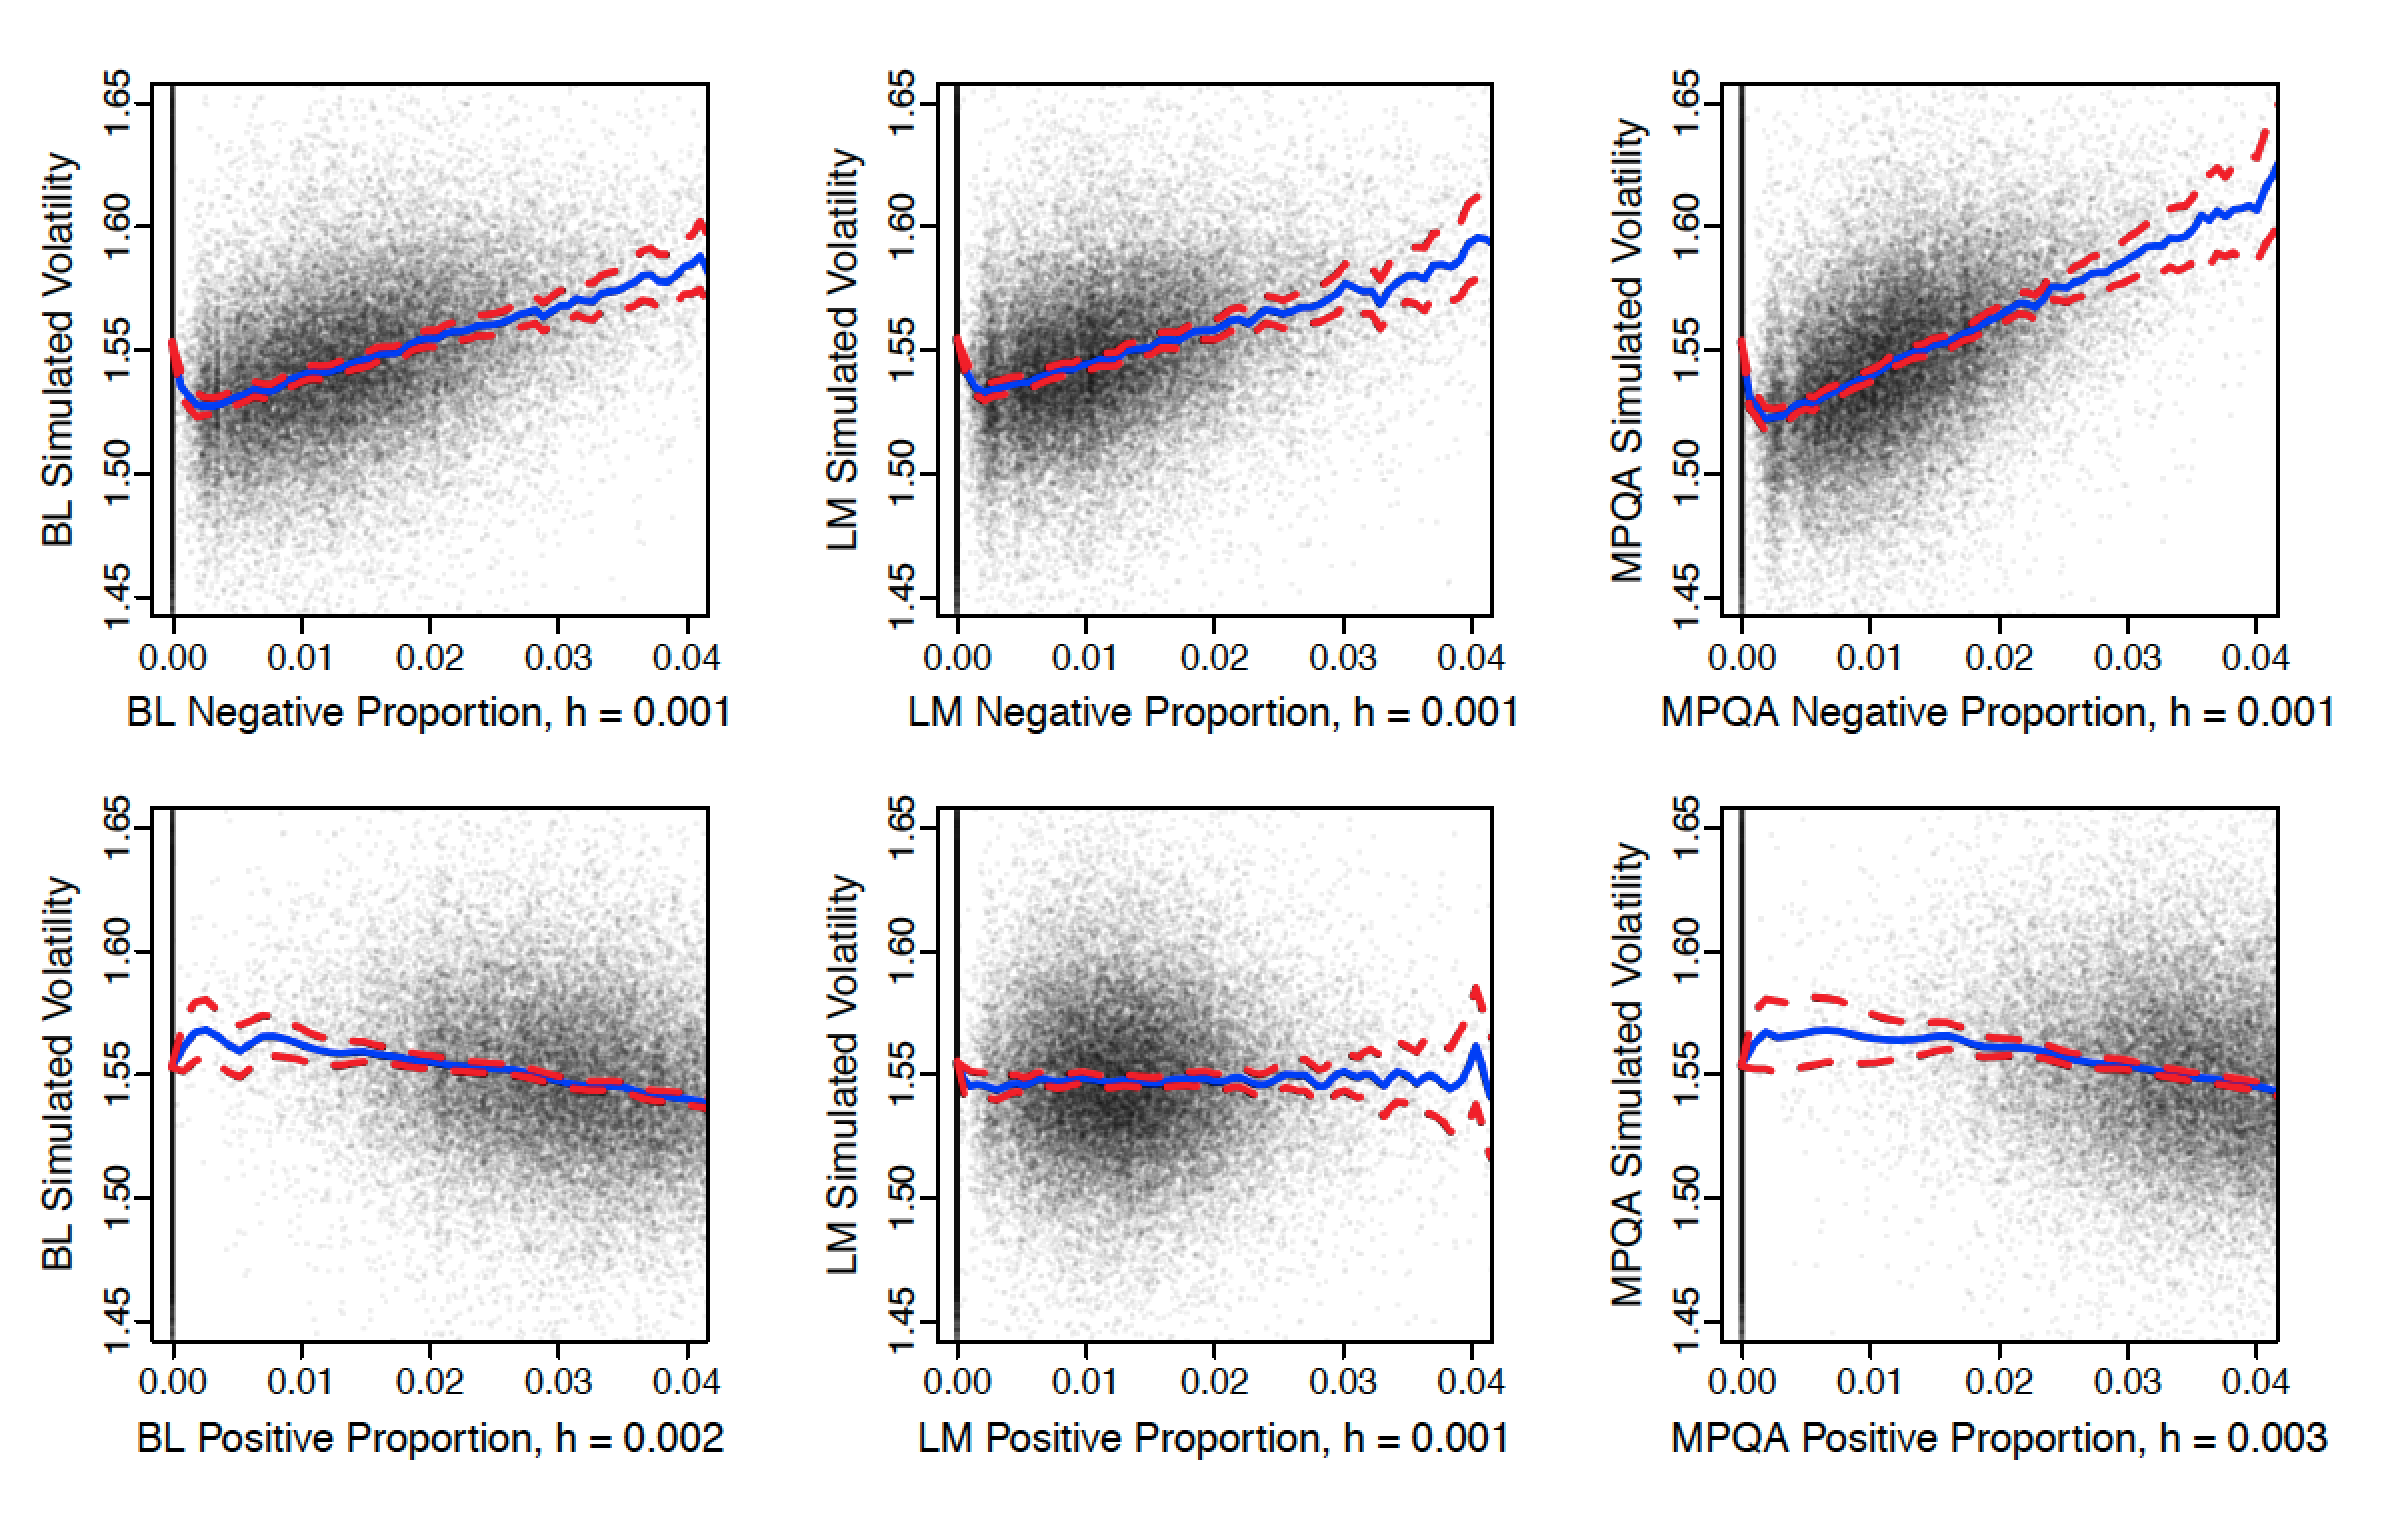

Recreate this plot in R.
# Clear variables and close windows
rm(list = ls(all = TRUE))
graphics.off()

# Set WD
path.path = ""
setwd(path.path)

# Install and load Packages
libraries = c("locfit", "KernSmooth")

lapply(libraries, function(x) if (!(x %in% installed.packages())) {
    install.packages(x)
})
lapply(libraries, library, quietly = TRUE, character.only = TRUE)

# Temporarily save plotting options
parmar = par("mar")
mfrow  = par("mfrow")

# Functions

conf.plot = function(x, y, lex, pn, ylim, xlim){
    bw = dpill(x, y)
    if(bw < 0.001) bw = 0.001;
 
    ylab  = paste(lex, "Simulated Volatility", sep = " ")
    xlab  = paste(lex, pn, "Proportion, h =", round(bw, 3), sep = " ")
  
    # Remove some very extreme sentiment values on x axis (!) (e.g = 0.1 > 0.9999 quantile) 
    # (otherwise no nonparam. regression possible)
    min.x2 = 0
    max.x2 = quantile(x, 0.9999)
    y      = y[x < max.x2]
    x      = x[x < max.x2]
  
    # Compute confidence bands
    llr   = locfit(y ~ lp(x, h = bw, deg = 1), kern = "gauss", deg = 1)
    bands = scb(y ~ lp(x, h = bw, deg = 1), type = 1, ev = lfgrid(100),
              simul = TRUE, kern = "gauss", deg = 1)
    # Plot
    plot(NULL, pch  = 20, cex = 0.5, col = "#00000010",
         ylab = ylab, xlab = xlab, cex.axis = 0.9, tck = - 0.03, mgp = c(1.5, 0.3, 0),
         cex.lab = 1, ylim = ylim, xlim = xlim)
  
    points(x, y, pch = '.', col = "#00000010")
    lines(llr, col = "blue", lwd = 2)
    lines(bands$x, bands$lower, col = "red", lwd = 2, lty = "dashed")
    lines(bands$x, bands$upper, col = "red", lwd = 2, lty = "dashed")    
}

# Read data
sim.df = readRDS("TXTSimulation.RDS")

##### Plot for global ad hoc inspection
# Set global limits of y and x axis here to make plots comparable
limits.y = c(1.45, 1.65)
limits.x = c(0, 0.04)

# Set plotting parameters
par(mar   = c(3.0, 3.1, 1, 1.7))
par(mfrow = c(2, 3))

# Negative Proportion Plots
pn   = "Negative"

# BL Neg
x    = sim.df$BL_Neg_Proportion
y    = exp(sim.df$BL_SimulatedVolatility) # Note: we compare on exponential scale
lex  = "BL"
conf.plot(x, y, lex, pn, limits.y, limits.x)

# LM Neg
x    = sim.df$LM_Neg_Proportion
y    = exp(sim.df$LM_SimulatedVolatility)
lex  = "LM"
conf.plot(x, y, lex, pn, limits.y, limits.x)

# MPQA Neg
x    = sim.df$MPQA_Neg_Proportion
y    = exp(sim.df$MPQA_SimulatedVolatility)
lex  = "MPQA"
conf.plot(x, y, lex, pn, limits.y, limits.x)

# Positive Proportion Plots
pn   = "Positive"

# BL Neg
x    = sim.df$BL_Pos_Proportion
y    = exp(sim.df$BL_SimulatedVolatility)
lex  = "BL"
conf.plot(x, y, lex, pn, limits.y, limits.x)

# LM Pos
x    = sim.df$LM_Pos_Proportion
y    = exp(sim.df$LM_SimulatedVolatility)
lex  = "LM"
conf.plot(x, y, lex, pn, limits.y, limits.x)

# MPQA Pos
x    = sim.df$MPQA_Pos_Proportion
y    = exp(sim.df$MPQA_SimulatedVolatility)
lex  = "MPQA"
conf.plot(x, y, lex, pn, limits.y, limits.x)

# Return to previous plotting settings
par(mar   = parmar)
par(mfrow = c(1, 1))
